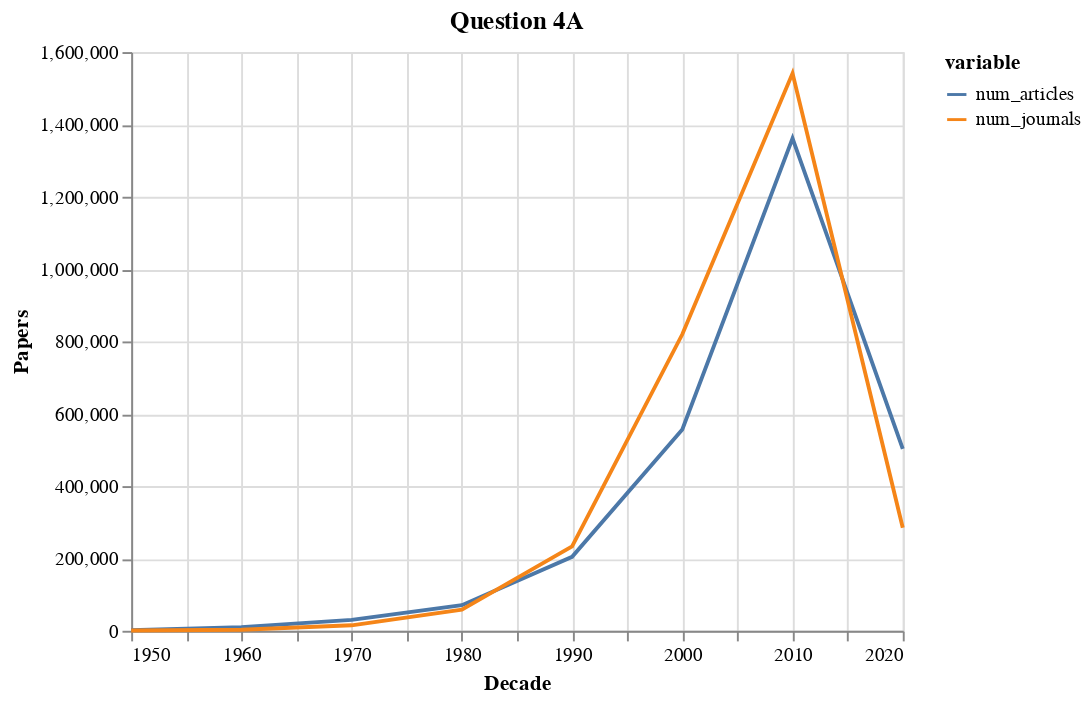

Notebook code for this chart:
### Code cell
decade_df = sql_to_df(decade_counts, ['decade', 'num_articles', 'num_journals'])

decade_df = pd.melt(decade_df, id_vars=['decade'], value_vars=[
                 'num_articles', 'num_journals'])

decade_df
alt.Chart(decade_df, title='Question 4A').mark_line().encode(
    x=alt.X('decade', title="Decade", axis={'format': 'd'}), 
    y=alt.Y('value', title="Papers"),
    color='variable',
)

### Figure 1 — Vega-Lite specification as saved in the notebook (floating-point values rounded to 4 significant figures)
{"config": {"view": {"continuousWidth": 400, "continuousHeight": 300}}, "data": {"name": "data-63e0e4052dcda728729bb9b9a9c1c754"}, "mark": "line", "encoding": {"color": {"field": "variable", "type": "nominal"}, "x": {"axis": {"format": "d"}, "field": "decade", "title": "Decade", "type": "quantitative"}, "y": {"field": "value", "title": "Papers", "type": "quantitative"}}, "title": "Question 4A", "$schema": "https://vega.github.io/schema/vega-lite/v4.17.0.json", "datasets": {"data-63e0e4052dcda728729bb9b9a9c1c754": [{"decade": 1950, "variable": "num_articles", "value": 1731}, {"decade": 1960, "variable": "num_articles", "value": 10095}, {"decade": 1970, "variable": "num_articles", "value": 30314}, {"decade": 1980, "variable": "num_articles", "value": 70700}, {"decade": 1990, "variable": "num_articles", "value": 204592}, {"decade": 2000, "variable": "num_articles", "value": 556510}, {"decade": 2010, "variable": "num_articles", "value": 1361637}, {"decade": 2020, "variable": "num_articles", "value": 503106}, {"decade": 1950, "variable": "num_journals", "value": 833}, {"decade": 1960, "variable": "num_journals", "value": 2966}, {"decade": 1970, "variable": "num_journals", "value": 15162}, {"decade": 1980, "variable": "num_journals", "value": 58322}, {"decade": 1990, "variable": "num_journals", "value": 233170}, {"decade": 2000, "variable": "num_journals", "value": 819806}, {"decade": 2010, "variable": "num_journals", "value": 1541253}, {"decade": 2020, "variable": "num_journals", "value": 284884}]}}
